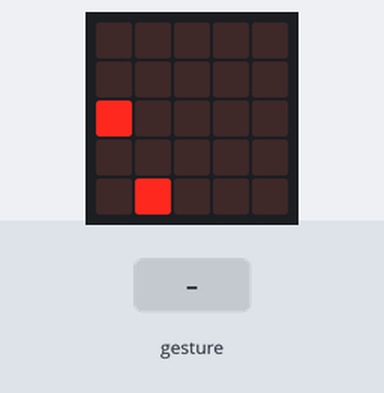
Bench run of a program on a simulated BBC micro:bit (MakeCode). Shown: the board's 5×5 LED display. The inputs (shaded band) are chosen by the test bench. Random numbers come from a fixed seed; a tilt is held for 1.5 s and a shake lasts 1 s, then the board lies face up again.

Above: at 1.2 s.
1.3 s: gesture 'logo up'
At 2.6 s:
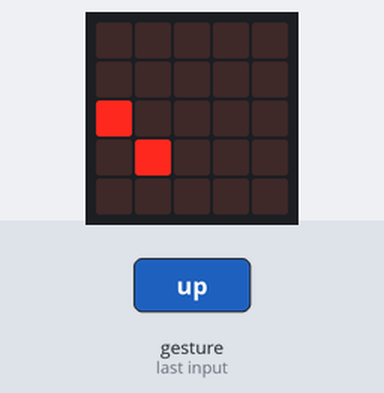
2.9 s: gesture 'tilt left'
At 3.8 s:
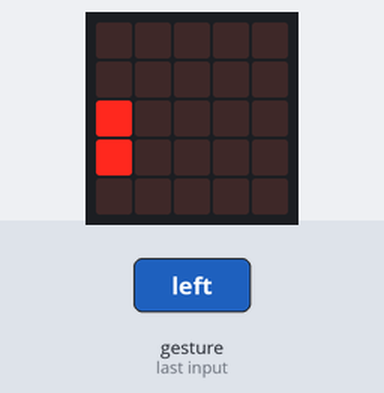
4.4 s: gesture 'logo down'
At 5.0 s:
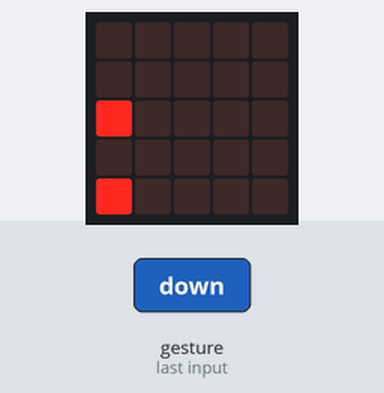
6.0 s: gesture 'tilt right'
At 7.4 s:
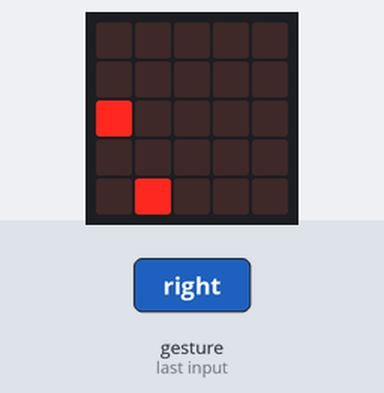
Timing chart, 0 to 8.5 s (numbered marks = the images above; inputs shaded):
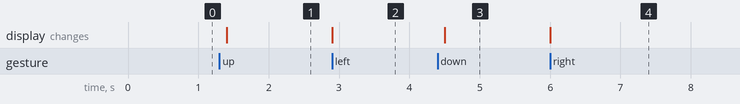

The program:

main.ts
```typescript
input.onGesture(Gesture.LogoUp, function () {
    sprite.set(LedSpriteProperty.Direction, 0)
    sprite.move(1)
    basic.pause(100)
})
input.onGesture(Gesture.LogoDown, function () {
    sprite.set(LedSpriteProperty.Direction, 180)
    sprite.move(1)
    basic.pause(100)
})
input.onGesture(Gesture.TiltLeft, function () {
    sprite.set(LedSpriteProperty.Direction, 270)
    sprite.move(1)
    basic.pause(100)
})
input.onGesture(Gesture.TiltRight, function () {
    sprite.set(LedSpriteProperty.Direction, 90)
    sprite.move(1)
    basic.pause(100)
})
let sprite: game.LedSprite = null
sprite = game.createSprite(randint(0, 4), randint(0, 4))
let led2 = game.createSprite(randint(0, 4), randint(0, 4))
basic.forever(function () {
    if (sprite.isTouching(led2)) {
        game.addScore(1)
        led2.delete()
        sprite.delete()
        sprite = game.createSprite(randint(0, 4), randint(0, 4))
        led2 = game.createSprite(randint(0, 4), randint(0, 4))
    }
})
```

test.ts
```typescript
// 在這裡測試；當此封包作為擴充功能時，將不會編譯此內容。
```

Measured:
- after the input at 1.3 s, the display: changes after 0.10 s (image 1)
- after the input at 2.9 s, the display: changes at once (image 2)
- after the input at 4.4 s, the display: changes after 0.10 s (image 3)
- after the input at 6.0 s, the display: changes at once (image 4)
